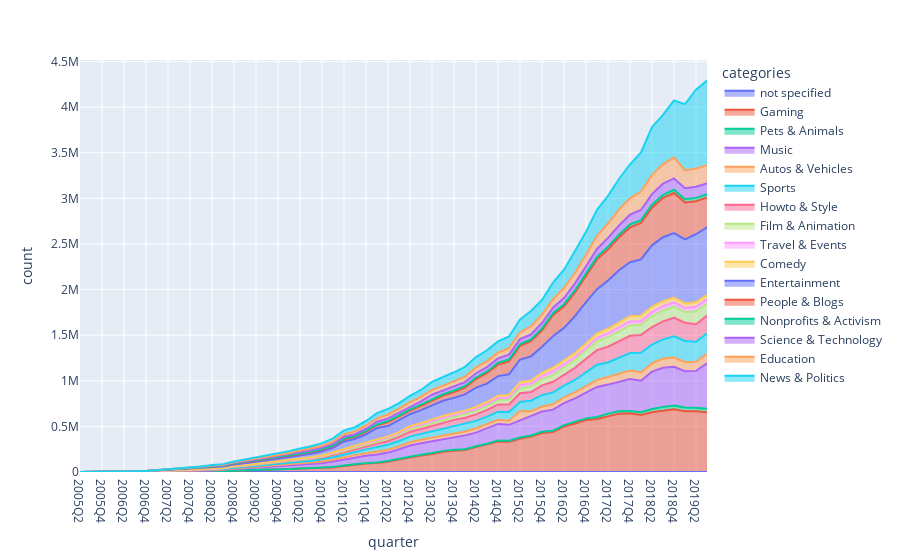
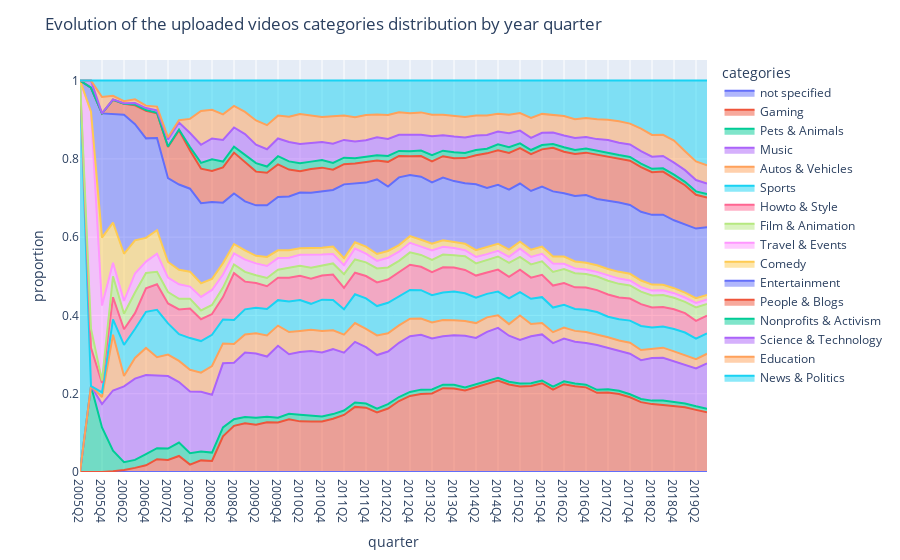

The cell these charts' notebook holds for them, in order:
### Code cell
nb_videos_by_date_cat_path = "data/nb_videos_by_date_cat.jsonl"
evolution_category_counts_all = pd.read_json(nb_videos_by_date_cat_path, lines=True)

evolution_category_counts_all['categories'] = evolution_category_counts_all['categories'].replace('', 'not specified')

evolution_category_counts_all['upload_date'] = pd.to_datetime(evolution_category_counts_all['upload_date'])
evolution_category_counts_all = evolution_category_counts_all[evolution_category_counts_all['upload_date'] < '2019-09-29']
evolution_category_counts_all['quarter'] = evolution_category_counts_all['upload_date'].dt.to_period('Q')

evolution_category_counts_all = (evolution_category_counts_all[['categories', 'quarter', 'count']].groupby(
                                                                    ['categories', 'quarter']).agg({'count':'sum'})).unstack(
                                                                    fill_value=0).stack().reset_index() #add 0 values when there is no video in a category for a given time

evolution_category_counts_all['quarter'] = evolution_category_counts_all['quarter'].astype(str)
evolution_category_counts_all = evolution_category_counts_all[~evolution_category_counts_all['categories'].isin(['Shows','Movies'])] # 0  everywhere

fig = px.area(evolution_category_counts_all, x="quarter", y="count", color="categories", category_orders={"categories":categories.to_list()[::-1]})
fig.show()
fig.update_layout(title="Evolution of the number of uploaded videos by year quarter")

total_counts = evolution_category_counts_all.groupby('quarter')['count'].sum() #number of videos added per time unit
evolution_category_counts_all['proportion'] = evolution_category_counts_all.apply(lambda row: row['count']/total_counts[row['quarter']], axis=1)

fig = px.area(evolution_category_counts_all, x="quarter", y="proportion", color="categories", category_orders={"categories":categories.to_list()[::-1]})
fig.update_layout(title="Evolution of the uploaded videos categories distribution by year quarter")
fig.show()
